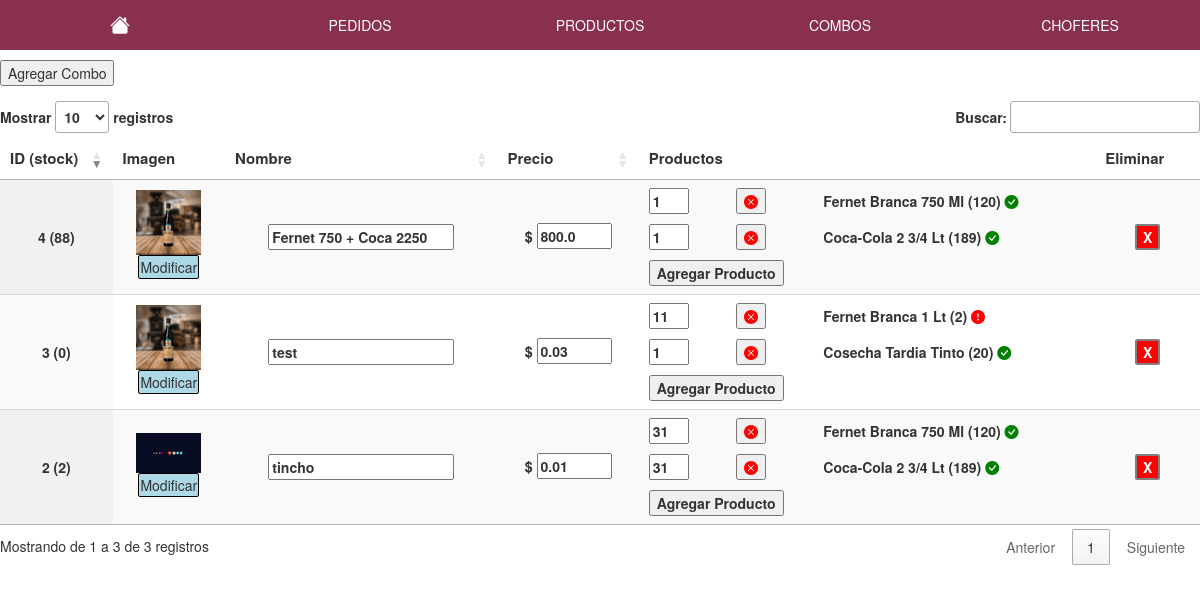
Screenshot of /panel/combos (signed in) with the database file from the repository.
### tienda/models.py (models this page shows, shortened)
class Combos(db.Model):
    id=db.Column(db.Integer(),primary_key=True)
    nombre=db.Column(db.String(length=500),nullable=False)
    datos_combo= db.Column(types.JSON(),nullable=False)  # id del producto y cantidad
    precioFinal=db.Column(db.Float(),nullable=False)
    stock=db.Column(db.Integer(),nullable=False)
    imagen=db.Column(db.String(),nullable=False)

class Productos(db.Model):
    id=db.Column(db.Integer(),primary_key=True)
    nombre=db.Column(db.String(length=500),nullable=False)
    categoria=db.Column(db.String(length=100),nullable=False)
    precio=db.Column(db.Float(),nullable=False)
    stock=db.Column(db.Integer(),nullable=False)
    oferta=db.Column(db.Integer(),nullable=True)
    precioFinal=db.Column(db.Float(),nullable=False)
    imagen=db.Column(db.String(),nullable=False)

### tienda/usuario/routesadmin.py (the view)
@app.route('/panel/combos', methods=['GET','POST'])
@login_required
def combos():
    meFijoStock()
    productos = Productos.query.all()
    combos= Combos.query.all()
    info = [None]*1000 #aca van los datos del carrito
    prod = [None]*1000 #aca van los datos del carrito
    for items in combos:
        info[items.id] = json.loads(items.datos_combo)
    for items in  productos:
        prod[items.id]=items
    return render_template('panelcombos.html',productos=productos,combos=combos,info=info,prod=prod)

### tienda/carrito/routes.py (called while the page is built)
@app.context_processor
def contar_carrito():
	try:
		if request.cookies.get("carrito") is None:
			return {'num_articulos': 0}
		else:
			datos = json.loads(request.cookies.get("carrito"))
			return {'num_articulos': len(datos)}
	except:
			return {'num_articulos': 0}

### tienda/models.py (called while the page is built)
def meFijoStock():
    combos=Combos.query.all()
    for combo in combos:
        cantidades=[]
        datos=json.loads(combo.datos_combo)
        for producto in datos:
            pid=producto['id']
            pcant=producto['cantidad']
            stock_producto=Productos.query.get(pid).stock
            cantidades.append(stock_producto//pcant)
        combo.stock=min(cantidades)
    db.session.commit()

### tienda/routes.py (called while the page is built)
@login_manager.user_loader
def load_user(user_id):
	aux=Usuarios.query.get(int(user_id))
	return aux

### tienda/templates/panelcombos.html (shortened to what this page needs)
{% extends 'layout-admin.html' %}
{% block content %}
<div class="contenido">
      <button id="show">Agregar Combo</button>
      <table id="combos" hidden="hidden" class="display" style="width:100%;">
        <thead>
            <tr>
               <th>ID (stock)</th>
                <th>Imagen</th>
                <th>Nombre</th>
                <th>Precio</th>
                <th>Productos</th>
                <th>Eliminar</th>
            </tr>
        </thead>
        <tbody>
         {%for i in combos %}
         <tr>
           <td style="max-width: 50px !important;">{{i.id}} ({{i.stock}})</td>
           <td>
              <div class="imagen">
                  <div><img class="img" src="../static/media/productos/{{i.imagen}}"></div>
               <div>
               <form action="/panel/combos/modifica" method="POST" enctype="multipart/form-data">
                  <label for="file{{i.id}}">Modificar</label>
               </form>
               </div>
            </div>
           </td>
           <td>
              <form action="/panel/combos/modifica" method="POST">
               <input type="text" name="nombre" value="{{i.nombre}}">
               </form>
           </td>
           <td>
            <form action="/panel/combos/modifica" method="POST">
               <nobr><label for="precio"><b>$</b></label>
               <input type="number" name="precio" value="{{i.precioFinal}}" step="0.01" min="0" style="width:75px"></nobr>
               </form>
           </td>
           <td style="text-align: left">
              <div class="productos" >
                  {%  for j in info[i.id] %}
                  <div>
                  <form method="POST" action="/panel/combos/modifica">
                    <input type="number" min="1" name="cantidad" value="{{ j.cantidad }}" style="width: 40px;">
                    </form>
                    <form method="POST" action="/panel/combos/modifica">
                     {% if info[i.id][0] != info[i.id][-1] %}
                        <button type="submit" name="idproducto" value="{{ j.id }}"><i class="bi bi-x-circle-fill" style="color: red;"></i></button>
                     {% endif %}
                    </form>
                    {% if prod[j.id|int]!=None %}
                     <nobr>{{prod[(j.id | int)].nombre}}
                     ({{prod[(j.id | int)].stock}})
                     {% if prod[(j.id | int)].stock< j.cantidad%}
                     <i class="bi bi-exclamation-circle-fill" style="color:red;"></i>
                     {% else %}
                     <i class="bi bi-check-circle-fill" style="color: green;"></i>
                     {% endif %}
                  </nobr>
                    {% else %}
                    <span>Producto Eliminado</span>
                    {% endif %}
                   </div>
                  {% endfor %}
               </div>
               <div>
                 <button type="button" class="agregar-producto" data-id="{{i.id}}">
                 Agregar Producto
                  </button>
               </div>
           </td>
           <td>
              <div class="eliminar">
               <form method="POST" action="/panel/combos/modifica">
                  <button type="submit">X</button>
               </form>
            </div>
           </td>
           {% endfor %}
         </tr>
        </tbody>
    </table>
</div>
{% endblock content %}

### tienda/static/admin.css (style rules this page uses)
body { background-color: rgb(245,245,245); font-family: arial; min-height: 100%; font-size: 14px; }
html, body { margin: 0; height: 100%; }
.img { max-width: 65px; max-height: 65px; }
.contenido { max-width: 1200px; margin: auto; margin-top: 10px; }
#show { margin-bottom: 15px; }
.eliminar form { text-align: center; }
.eliminar button { background-color: red; color: white; font-weight: bold; border: 2px solid grey; border-radius: 2px; cursor: pointer; }
th { font-size: 15px; }
td { text-align: center; font-weight: bold; }
td input, td select { font-weight: bold; }
.imagen label { border: 1px solid black; padding: 1px; font-weight: normal; border-radius: 2px; background-color: lightblue; cursor: pointer; font-size: 14px; }
#combos .productos div { display: grid; grid-template-columns: 1fr 1fr 3fr; padding-bottom: 10px; min-width: 325px; align-items: center; }

### rows the page displays
Combos: id "2", stock "2", imagen (picture), nombre "tincho", precio "0.01", cantidad "31" "31", {{ j.id }} 6 (drawn)
Productos: nombre "Fernet Branca 750 Ml" "Fernet Branca 750 Ml", stock "120" "120"
Productos: nombre "Coca-Cola 2 3/4 Lt" "Coca-Cola 2 3/4 Lt", stock "189" "189"
Combos: id "3", stock "0", imagen (picture), nombre "test", precio "0.03", cantidad "11" "1", {{ j.id }} 14 (drawn)
Productos: nombre "Fernet Branca 1 Lt", stock "2"
Productos: nombre "Cosecha Tardia Tinto", stock "20"
Combos: id "4", stock "88", imagen (picture), nombre "Fernet 750 + Coca 2250", precio "800.0", cantidad "1" "1", {{ j.id }} 2 (drawn), {{ j.id }} 6 (drawn)
